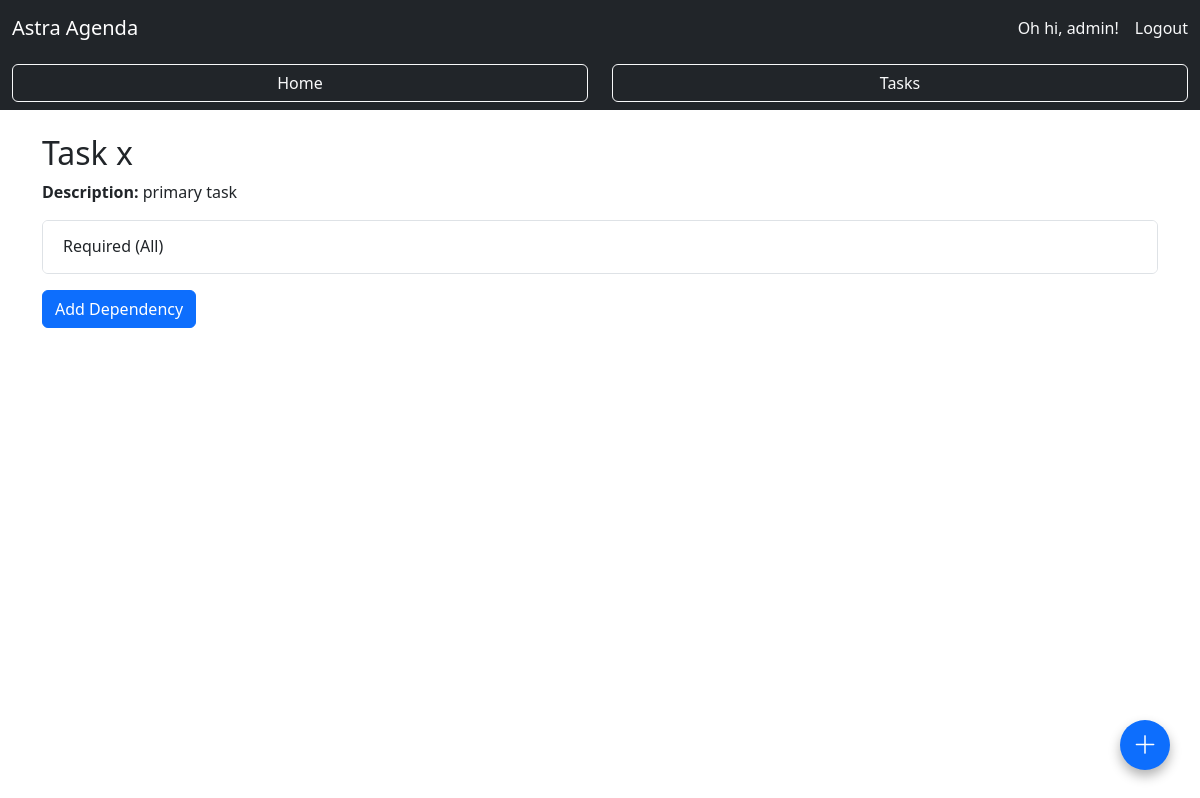
Screenshot of /tasks/8/ (signed in) with the database file from the repository.
### tasks/models.py (models this page shows, shortened)
class Task(models.Model):
    user = models.ForeignKey(User, on_delete=models.CASCADE, related_name="tasks")
    name = models.CharField(max_length=255)
    description = models.TextField(blank=True)
    deadline = models.DateField(blank=True, null=True)
    completed = models.BooleanField(default=False)
    created_at = models.DateTimeField(auto_now_add=True)
    parent = models.ForeignKey(
        "self",
        on_delete=models.CASCADE,
        null=True,
        blank=True,
        related_name="subtasks"
    )

class DependencyGroup(models.Model):
    task = models.ForeignKey(Task, on_delete=models.CASCADE, related_name="dependency_groups")
    GROUP_TYPE_CHOICES = [
        ("ALL", "Required (All)"),
        ("ONE", "Required (One-of)"),
        ("OPT", "Optional"),
    ]
    group_type = models.CharField(max_length=3, choices=GROUP_TYPE_CHOICES)

### tasks/views.py (the view)
# urls.py: path("tasks/<int:task_id>/", views.task_detail, name="task_detail"),
@login_required
def task_detail(request, task_id):
    task = get_object_or_404(Task, id=task_id, user=request.user)
    dependency_groups = task.dependency_groups.prefetch_related("dependencies__prerequisite_task")
    return render(request, "tasks/task_detail.html", {
        "task": task,
        "dependency_groups": dependency_groups
    })

### tasks/templates/tasks/task_detail.html (shortened to what this page needs)
{% extends "tasks/layout.html" %}
{% block body %}
<h2>{{ task.name }}</h2>
<p><strong>Description:</strong> {{ task.description|default:"No description" }}</p>
<div class="accordion" id="dependencyAccordion{{ task.id }}">
  {% for group in dependency_groups %}
    <div class="accordion-item">
      <h2 class="accordion-header" id="depHeading{{ group.id }}">
        <button class="accordion-button collapsed" type="button"
                data-bs-toggle="collapse"
                data-bs-target="#depCollapse{{ group.id }}">
          {{ group.get_group_type_display }}
        </button>
      </h2>
    </div>
  {% empty %}
    <p>No dependencies yet.</p>
  {% endfor %}
</div>
<div class="mt-3">
  <a href="{% url 'add_dependency' task.id %}" class="btn btn-primary">
    Add Dependency
  </a>
</div>
{% endblock %}

### tasks/templates/tasks/layout.html (shortened to what this page needs)
{% load static %}
<!DOCTYPE html>
<html lang="en">
<head>
    <link rel="stylesheet" href="{% static 'tasks/style.css' %}">
    <link href="https://cdn.jsdelivr.net/npm/bootstrap@5.3.2/dist/css/bootstrap.min.css" rel="stylesheet">
    <link rel="stylesheet" href="https://cdn.jsdelivr.net/npm/bootstrap-icons@1.10.5/font/bootstrap-icons.css">
</head>
<body>
    <nav class="navbar navbar-expand-lg navbar-dark bg-dark mb-0">
        <div class="container-fluid">
            <a class="navbar-brand" href="/">Astra Agenda</a>
            <div class="d-flex ms-auto align-items-center gap-3">
                {% if user.is_authenticated %}
                    <span class="navbar-text text-light mb-0">Oh hi, {{ user.username }}!</span>
                    <a class="nav-link text-light" href="{% url 'logout' %}">Logout</a>
                {% else %}
                    <a class="nav-link text-light" href="{% url 'login' %}">Login</a>
                    <a class="nav-link text-light" href="{% url 'register' %}">Register</a>
                {% endif %}
            </div>
    </nav>
    <div class="container-fluid bg-dark py-2 mb-4">
        <div class="row text-center">
            <div class="col-6">
                <a href="{% url 'index' %}" class="btn btn-outline-light w-100">Home</a>
            </div>
            <div class="col-6">
                <a href="{% url 'tasks' %}" class="btn btn-outline-light w-100">Tasks</a>
            </div>
        </div>
    </div>
    <div class="container">
        {% block body %}
        {% endblock %}
    </div>
    <a href="{% url 'add_task' %}" class="fab">
        <i class="bi bi-plus-lg"></i>
    </a>
</body>
</html>

### tasks/static/tasks/style.css (style rules this page uses)
body { font-family: Arial, sans-serif; background-color: #fafafa; }
.fab { position: fixed; bottom: 30px; right: 30px; width: 50px; height: 50px; border-radius: 50%; background-color: #0d6efd; color: white; font-size: 25px; font-weight: bold; display: flex; align-items: center; justify-content: center; box-shadow: 0 6px 12px rgba(0,0,0,0.3); text-decoration: none; transition: background-color 0.2s ease, transform 0.2s ease; z-index: 1050; }
.accordion-button::after { display: none !important; }
.accordion-button { padding-right: 1rem !important; }

### rows the page displays
Task: name "Task x", description "primary task"
DependencyGroup: group_type "Required (All)"

### other values shown
{{ user.username }} "admin"
